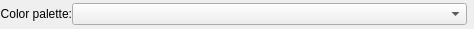
<?xml version="1.0" encoding="UTF-8"?>
<ui version="4.0" stdsetdef="1">
  <author></author>
  <comment></comment>
  <exportmacro>KST_EXPORT</exportmacro>
  <class>ColorPaletteWidget</class>
  <widget class="QWidget" name="ColorPaletteWidget">
    <property name="geometry">
      <rect>
        <x>0</x>
        <y>0</y>
        <width>474</width>
        <height>29</height>
      </rect>
    </property>
    <layout class="QHBoxLayout">
      <property name="margin">
        <number>0</number>
      </property>
      <property name="spacing">
        <number>0</number>
      </property>
      <item>
        <widget class="QLabel" name="_label">
          <property name="sizePolicy">
            <sizepolicy>
              <hsizetype>5</hsizetype>
              <vsizetype>0</vsizetype>
              <horstretch>0</horstretch>
              <verstretch>0</verstretch>
            </sizepolicy>
          </property>
          <property name="text">
            <string>Color palette:</string>
          </property>
          <property name="alignment">
            <set>Qt::AlignVCenter|Qt::AlignRight</set>
          </property>
          <property name="buddy" stdset="0">
            <cstring>_palette</cstring>
          </property>
          <property name="wordWrap">
            <bool>false</bool>
          </property>
        </widget>
      </item>
      <item>
        <widget class="QComboBox" name="_palette">
          <property name="sizePolicy">
            <sizepolicy>
              <hsizetype>3</hsizetype>
              <vsizetype>0</vsizetype>
              <horstretch>0</horstretch>
              <verstretch>0</verstretch>
            </sizepolicy>
          </property>
          <property name="editable">
            <bool>false</bool>
          </property>
        </widget>
      </item>
      <item>
        <widget class="QLabel" name="_paletteDisplay">
          <property name="text">
            <string/>
          </property>
          <property name="wordWrap">
            <bool>false</bool>
          </property>
        </widget>
      </item>
    </layout>
  </widget>
  <layoutdefault spacing="6" margin="11"/>
  <pixmapfunction>qPixmapFromMimeSource</pixmapfunction>
  <includes>
    <include location="global">kst_export.h</include>
  </includes>
  <connections>
    <connection>
      <sender>_palette</sender>
      <signal>highlighted(QString)</signal>
      <receiver>ColorPaletteWidget</receiver>
      <slot>updatePalette(QString)</slot>
    </connection>
    <connection>
      <sender>_palette</sender>
      <signal>activated(QString)</signal>
      <receiver>ColorPaletteWidget</receiver>
      <slot>updatePalette(QString)</slot>
    </connection>
  </connections>
</ui>
